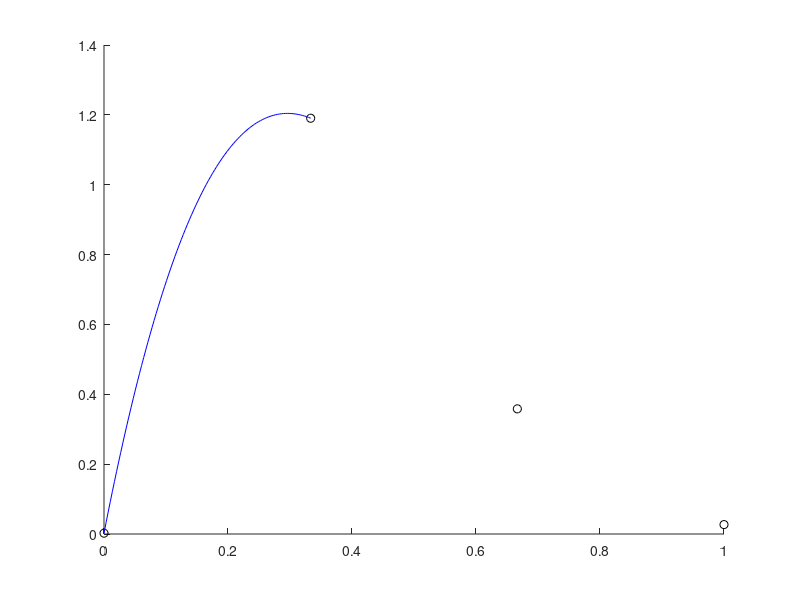

Recreate this plot in MATLAB. (Note: this script raises an error after producing the figure.)
%
% MACM 316 - Tutorial 6 - Cubic Splines (hl, Feb. 2019)
%
% Instructions: Follow along with the slides for instructions. 
%              If done correctly, you should be able to solve for
%              the missing coefficent vector c1
%



% Random seed. Feel free to experiment after tutorial!
rng(5);

% Missing coeffs of S_1(x) to be solved for
c1 = [13.1175  0 0];

% Set up some random data
n=4;
xd = linspace(0,1,n); 
z  = (xd-.2)/.4;
fd = .5*exp(-z.^2).*(1+erf(4*z));
fd = fd.*(1+.5*rand(1,n));

% Have Matlab compute the cubic spline
pp=spline(xd,fd);

% Coeffs of S_0 and S_2
c0 = pp.coefs(1,:); 
c2 = pp.coefs(3,:);  

% Fine grids of our domain
x1 = linspace(0,xd(2),100);
x2 = linspace(xd(2),xd(3),100);
x3 = linspace(xd(3),xd(4),100);

% Given derivative data
S0p_x1 = 1/3*c0(1)+2/3*c0(2) + c0(3);
S2pp_x2 = 2*c2(2);

% Plotting. 
% If everything is done right, you will plot 
% all 3 portions of S(x)
figure(2); clf; hold on; 
lgd = {'Data','S_0(x)','S_2(x)'};
plot(xd,fd,'ko')
plot(x1,(x1-xd(1))'.^[3:-1:0]*c0','b')
if norm(c1) > 0
plot(x2,(x2-xd(2))'.^[3:-1:0]*c1','r')
lgd = {'Data','S_0(x)', 'S_1(x)','S_2(x)'};
end
plot(x3,(x3-xd(3))'.^[3:-1:0]*c2','m')

title('Cubic Spline Interpolation of Function Data', ...
      'fontsize',15)

text(xd(2),fd(2)-.1, ['$f_1$ = ', num2str(fd(2)), newline,'$S_0''(x_1)=$',num2str(S0p_x1)],'interpreter','latex','fontsize',15)
text(xd(3),fd(3)+.1, ['$f_2$ = ', num2str(fd(3)), newline,'$S_2''''(x_2) =$ ',num2str(S2pp_x2)],'interpreter','latex','fontsize',15)
legend(lgd,'fontsize',15)
grid on
xlabel('x','fontsize',15)
ylabel('y','fontsize',15)

